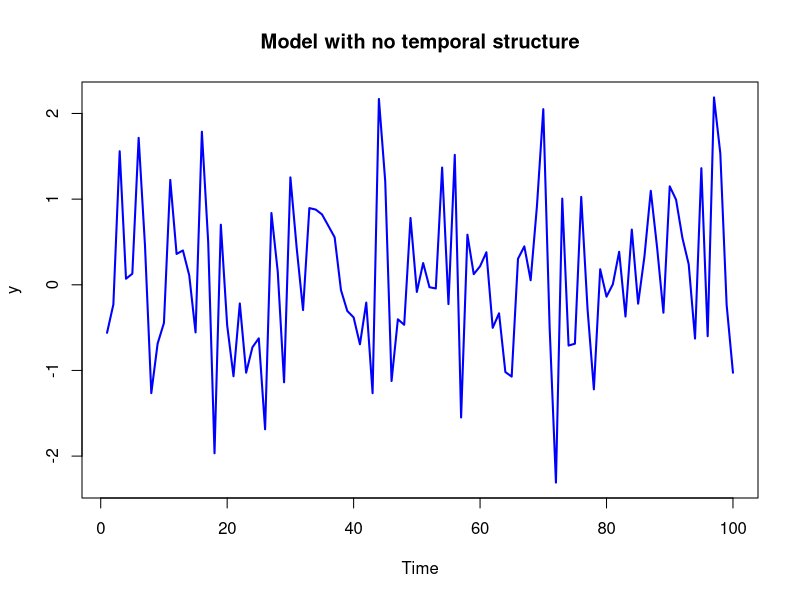

Reproduce this figure in R.
## ---- chunk 1
#| label: fig-NDLM-white-noise
set.seed(123)
n <- 100
V <- 1
mu <- 0
y <- mu + rnorm(n, 0, V)
plot(y, type = "l", col = "blue", lwd = 2, xlab = "Time", ylab = "y", main = "Model with no temporal structure")
